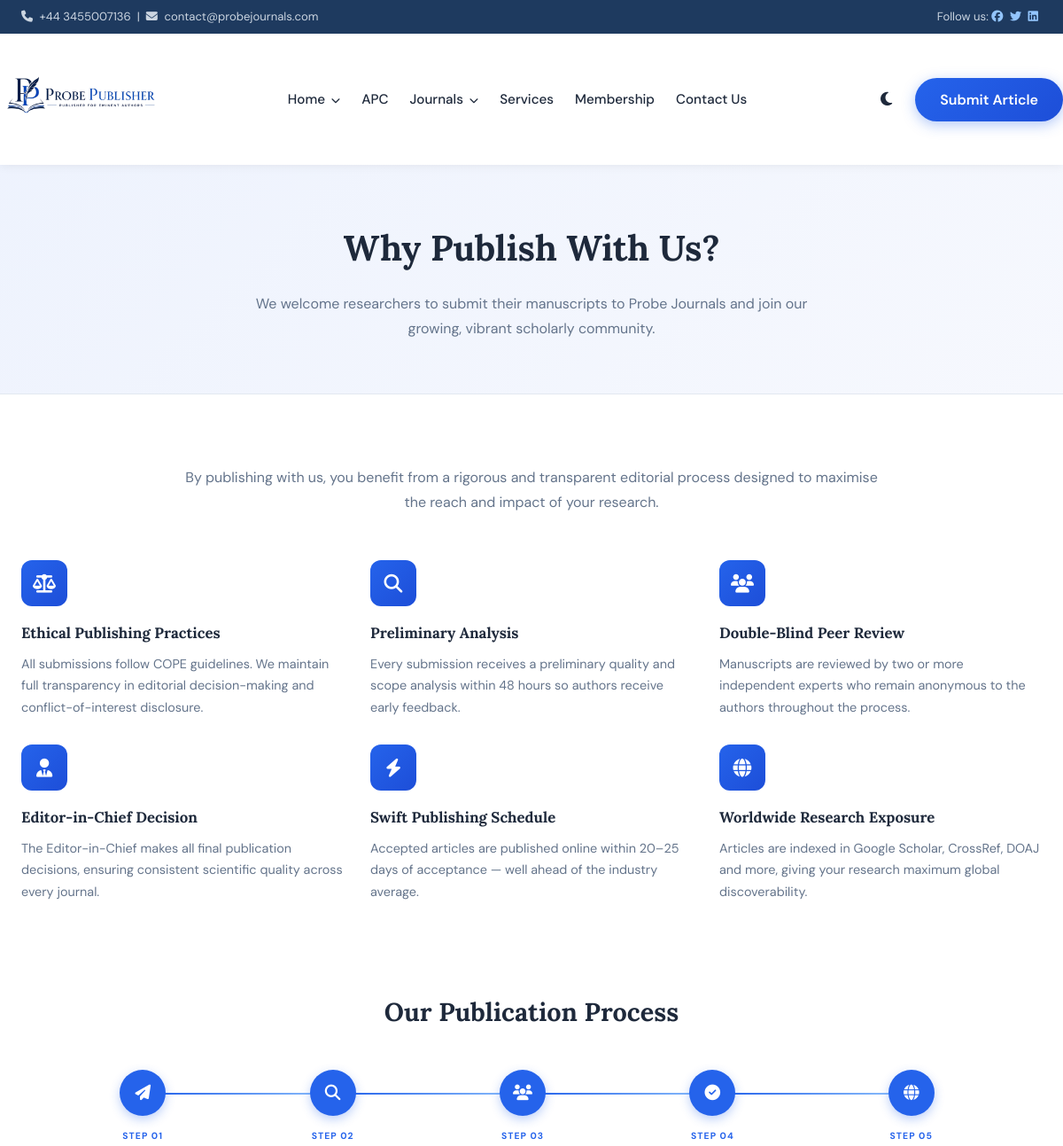
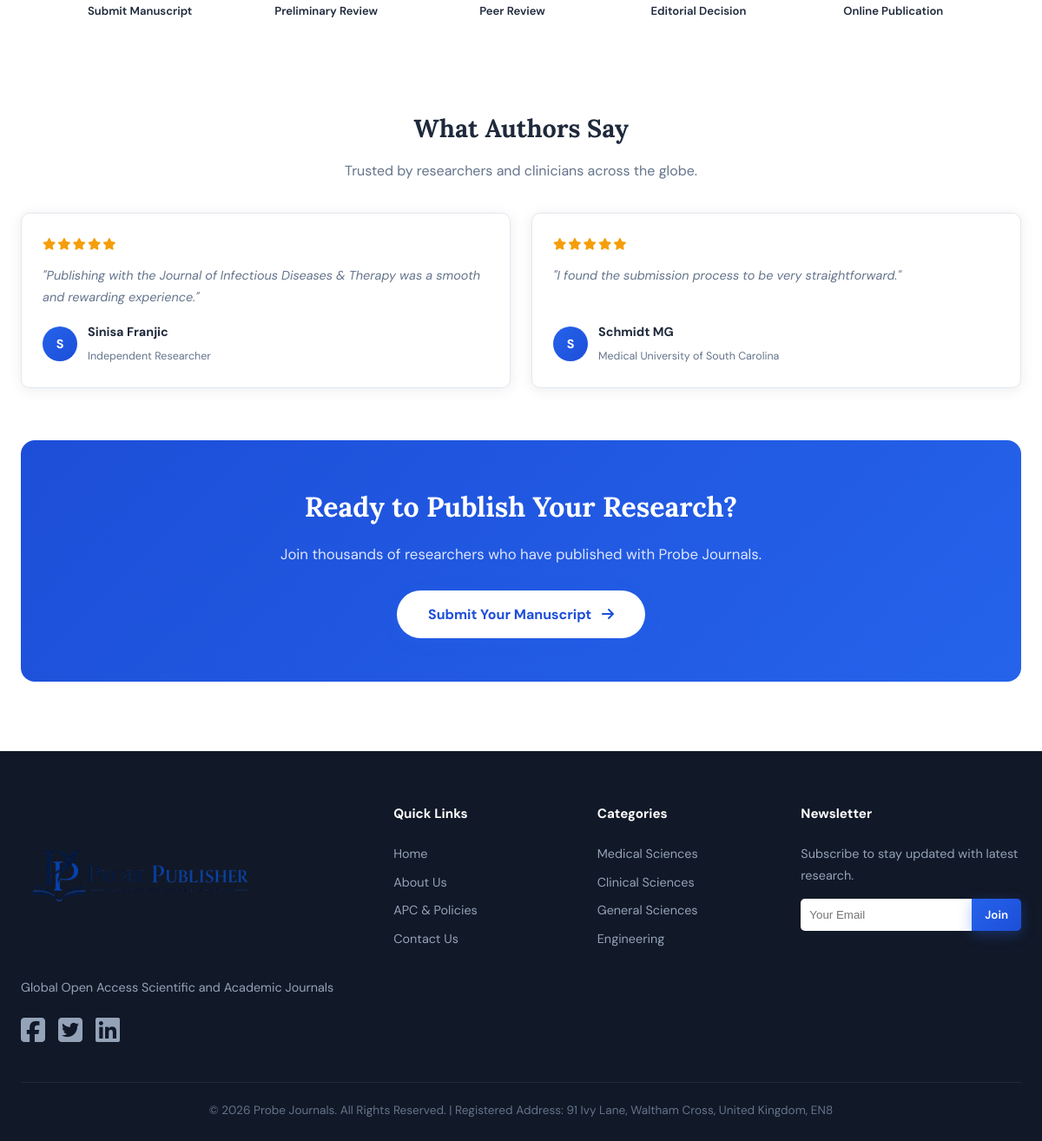
/services.php, run on the app's committed database (2 pictures, top to bottom).
### tables this page shows
CREATE TABLE IF NOT EXISTS site_settings (
  setting_key VARCHAR(100) PRIMARY KEY,
  setting_value TEXT,
  setting_label VARCHAR(255),
  setting_type ENUM('text','textarea','email','url','number','image') DEFAULT 'text'
);

CREATE TABLE IF NOT EXISTS testimonials (
  id INT AUTO_INCREMENT PRIMARY KEY,
  journal_id INT,
  reviewer_name VARCHAR(255) NOT NULL,
  reviewer_title VARCHAR(255),
  reviewer_institution VARCHAR(255),
  review_text TEXT NOT NULL,
  rating INT DEFAULT 5,
  is_active TINYINT DEFAULT 1,
  sort_order INT DEFAULT 0,
  created_at TIMESTAMP DEFAULT CURRENT_TIMESTAMP,
  FOREIGN KEY (journal_id) REFERENCES journals(id) ON DELETE SET NULL
);

### includes/functions.php (called while the page is built, shortened)
<?php
function getTestimonialsByJournal(?int $journalId = null): array {
    $db = getDB();
    try {
        if ($journalId === null) {
            $stmt = $db->prepare("SELECT * FROM testimonials WHERE journal_id IS NULL AND is_active = 1 ORDER BY sort_order ASC");
            $stmt->execute();
        } else {
            $stmt = $db->prepare("SELECT * FROM testimonials WHERE journal_id = ? AND is_active = 1 ORDER BY sort_order ASC");
            $stmt->execute([$journalId]);
        }
        return $stmt->fetchAll();
    } catch (PDOException $e) {
        return [];
    }
}
function getSiteSetting(string $key, string $default = ''): string {
    $db = getDB();
    $stmt = $db->prepare("SELECT setting_value FROM site_settings WHERE setting_key = ? LIMIT 1");
    $stmt->execute([$key]);
    $result = $stmt->fetch();
    return $result ? $result['setting_value'] : $default;
}

### public/services.php (the view, shortened to what this page needs)
<?php
require_once __DIR__ . '/../includes/header.php';
$testimonials = getTestimonialsByJournal();
?>
<section style="background: linear-gradient(135deg, rgba(37,99,235,0.08), rgba(29,78,216,0.04)); padding: 60px 0; border-bottom: 1px solid var(--border);">
    <div class="container">
        <h1 style="font-family: var(--font-serif); font-size: 2.5rem; margin-bottom: 15px; text-align: center;">Why Publish With Us?</h1>
        <p style="text-align: center; color: var(--muted); max-width: 650px; margin: 0 auto; line-height: 1.7;">
            We welcome researchers to submit their manuscripts to Probe Journals and join our growing, vibrant scholarly community.
        </p>
    </div>
</section>
<section style="padding: 80px 0;">
    <div class="container">
        <p style="max-width: 800px; margin: 0 auto 50px; text-align: center; color: var(--muted); line-height: 1.8;">
            By publishing with us, you benefit from a rigorous and transparent editorial process designed to maximise the reach and impact of your research.
        </p>
        <div style="display: grid; grid-template-columns: repeat(3, 1fr); gap: 30px; margin-bottom: 60px;">
            <?php
            $benefits = [
                ['icon' => 'fa-balance-scale', 'title' => 'Ethical Publishing Practices',    'text' => 'All submissions follow COPE guidelines. We maintain full transparency in editorial decision-making and conflict-of-interest disclosure.'],
                ['icon' => 'fa-search',         'title' => 'Preliminary Analysis',           'text' => 'Every submission receives a preliminary quality and scope analysis within 48 hours so authors receive early feedback.'],
                ['icon' => 'fa-users',          'title' => 'Double-Blind Peer Review',       'text' => 'Manuscripts are reviewed by two or more independent experts who remain anonymous to the authors throughout the process.'],
                ['icon' => 'fa-user-tie',       'title' => 'Editor-in-Chief Decision',       'text' => 'The Editor-in-Chief makes all final publication decisions, ensuring consistent scientific quality across every journal.'],
                ['icon' => 'fa-bolt',           'title' => 'Swift Publishing Schedule',      'text' => 'Accepted articles are published online within 20–25 days of acceptance — well ahead of the industry average.'],
                ['icon' => 'fa-globe',          'title' => 'Worldwide Research Exposure',    'text' => 'Articles are indexed in Google Scholar, CrossRef, DOAJ and more, giving your research maximum global discoverability.'],
            ];
            foreach ($benefits as $b):
            ?>
            <div class="neumorphic" style="display: flex; flex-direction: column; align-items: flex-start; gap: 16px;">
                <div style="width: 52px; height: 52px; background: linear-gradient(135deg, #2563eb, #1d4ed8); border-radius: 12px; display: flex; align-items: center; justify-content: center; flex-shrink: 0;">
                    <i class="fas <?php echo $b['icon']; ?>" style="color: white; font-size: 1.3rem;"></i>
                </div>
                <div>
                    <h3 style="font-size: 1.05rem; font-weight: 700; margin-bottom: 8px; color: var(--heading);"><?php echo $b['title']; ?></h3>
                    <p style="font-size: 0.9rem; color: var(--muted); line-height: 1.7; margin: 0;"><?php echo $b['text']; ?></p>
                </div>
            </div>
            <?php endforeach; ?>
        </div>
        <div class="neumorphic" style="padding: 40px; margin-bottom: 60px;">
            <h2 style="font-family: var(--font-serif); font-size: 1.8rem; text-align: center; margin-bottom: 40px;">Our Publication Process</h2>
            <div style="display: grid; grid-template-columns: repeat(5, 1fr); gap: 0; position: relative;">
                <?php
                $steps = [
                    ['num' => '01', 'icon' => 'fa-paper-plane', 'label' => 'Submit Manuscript'],
                    ['num' => '02', 'icon' => 'fa-search',       'label' => 'Preliminary Review'],
                    ['num' => '03', 'icon' => 'fa-users',        'label' => 'Peer Review'],
                    ['num' => '04', 'icon' => 'fa-check-circle', 'label' => 'Editorial Decision'],
                    ['num' => '05', 'icon' => 'fa-globe',        'label' => 'Online Publication'],
                ];
                foreach ($steps as $i => $step):
                ?>
                <div style="text-align: center; position: relative; <?php echo $i < 4 ? "padding-right: 20px;" : ""; ?>">
                    <?php if ($i < 4): ?>
                    <div style="position: absolute; top: 26px; left: 50%; right: -50%; height: 2px; background: linear-gradient(to right, #2563eb, #93c5fd); z-index: 0;"></div>
                    <?php endif; ?>
                    <div style="width: 52px; height: 52px; background: #2563eb; border-radius: 50%; margin: 0 auto 14px; display: flex; align-items: center; justify-content: center; position: relative; z-index: 1; box-shadow: 0 4px 12px rgba(37,99,235,0.3);">
                        <i class="fas <?php echo $step['icon']; ?>" style="color: white; font-size: 1.1rem;"></i>
                    </div>
                    <div style="font-size: 0.65rem; font-weight: 700; color: #2563eb; letter-spacing: 0.1em; margin-bottom: 4px;">STEP <?php echo $step['num']; ?></div>
                    <div style="font-size: 0.82rem; font-weight: 600; color: var(--heading);"><?php echo $step['label']; ?></div>
                </div>
                <?php endforeach; ?>
            </div>
        </div>
        <?php
        $displayTestimonials = !empty($testimonials) ? $testimonials : [
            ['reviewer_name' => 'Prof. Sarah Mitchell',  'reviewer_institution' => 'University of Edinburgh',  'reviewer_title' => 'Associate Professor', 'review_text' => 'As someone who reads a lot of digital content, ProbeJournals stands out. The articles are well-written, thoroughly researched, and intellectually engaging.'],
            ['reviewer_name' => 'Dr. James Thornton',    'reviewer_institution' => 'Johns Hopkins University', 'reviewer_title' => 'Research Scientist',    'review_text' => 'A rare space where knowledge meets clarity. ProbeJournals is ideal for anyone who wants to explore current issues in-depth without the noise.'],
            ['reviewer_name' => 'Dr. Priya Nair',        'reviewer_institution' => 'IIT Mumbai',               'reviewer_title' => 'Senior Researcher',      'review_text' => 'I love how ProbeJournals strikes a balance between academic depth and easy readability. It\'s my go-to for weekend reads.'],
            ['reviewer_name' => 'A. Okonkwo',            'reviewer_institution' => 'University of Lagos',      'reviewer_title' => 'PhD Candidate',          'review_text' => 'I stumbled on ProbeJournals while researching for a college paper, and now I\'m hooked. It\'s like having a library of insights at your fingertips.'],
        ];
        ?>
        <h2 style="font-family: var(--font-serif); font-size: 1.8rem; text-align: center; margin-bottom: 10px;">What Authors Say</h2>
        <p style="text-align: center; color: var(--muted); margin-bottom: 35px;">Trusted by researchers and clinicians across the globe.</p>
        <div style="display: grid; grid-template-columns: repeat(2, 1fr); gap: 24px;">
            <?php foreach (array_slice($displayTestimonials, 0, 4) as $t): ?>
            <div class="hp-testimonial-card">
                <div class="hp-testimonial-stars">
                    <i class="fas fa-star"></i><i class="fas fa-star"></i><i class="fas fa-star"></i><i class="fas fa-star"></i><i class="fas fa-star"></i>
                </div>
                <p class="hp-testimonial-text">"<?php echo htmlspecialchars($t['review_text']); ?>"</p>
                <div class="hp-testimonial-author">
                    <div class="hp-testimonial-avatar"><?php echo strtoupper(substr($t['reviewer_name'], 0, 1)); ?></div>
                    <div>
                        <strong><?php echo htmlspecialchars($t['reviewer_name']); ?></strong>
                        <span><?php echo htmlspecialchars($t['reviewer_institution']); ?></span>
                    </div>
                </div>
            </div>
            <?php endforeach; ?>
        </div>
        <div style="text-align: center; margin-top: 60px; padding: 50px; background: linear-gradient(135deg, #1d4ed8, #2563eb); border-radius: 16px; color: white;">
            <h2 style="font-family: var(--font-serif); font-size: 2rem; color: white; margin-bottom: 12px;">Ready to Publish Your Research?</h2>
            <p style="color: rgba(255,255,255,0.85); margin-bottom: 28px; font-size: 1.05rem;">Join thousands of researchers who have published with Probe Journals.</p>
            <a href="<?php echo SITE_URL; ?>/submissions.php" class="btn btn-primary" style="background: white; color: #1d4ed8; font-weight: 700; padding: 14px 36px; font-size: 1rem;">
                Submit Your Manuscript <i class="fas fa-arrow-right" style="margin-left: 8px;"></i>
            </a>
        </div>
    </div>
</section>
<?php require_once __DIR__ . '/../includes/footer.php'; ?>

### includes/header.php (shortened to what this page needs)
<?php
require_once __DIR__ . '/functions.php';
?>
<!DOCTYPE html>
<html lang="en">
<head>
    <link rel="stylesheet" href="https://cdnjs.cloudflare.com/ajax/libs/font-awesome/6.5.1/css/all.min.css">
    <link rel="stylesheet" href="<?php echo SITE_URL; ?>/assets/css/main.css">
</head>
<body class="<?php echo isset($body_class) ? $body_class : ''; ?>">
<header>
    <div class="top-bar">
        <div class="container" style="display: flex; justify-content: space-between;">
            <div>
                <i class="fas fa-phone"></i> <?php echo getSiteSetting('phone'); ?> &nbsp;|&nbsp;
                <i class="fas fa-envelope"></i> <?php echo getSiteSetting('contact_email'); ?>
            </div>
            <div>
                Follow us:
                <a href="#"><i class="fab fa-facebook"></i></a>
                <a href="#"><i class="fab fa-twitter"></i></a>
                <a href="#"><i class="fab fa-linkedin"></i></a>
            </div>
        </div>
    </div>
    <div class="container nav-container">
        <a href="<?php echo SITE_URL; ?>" class="logo">
            <img src="<?php echo SITE_URL; ?>/assets/img/probe_publisher_header_v1-removebg-preview.png" alt="<?php echo SITE_NAME; ?>" style="height: 120px; width: auto;">
        </a>
        <nav id="main-nav">
            <ul>
                <li class="dropdown">
                    <a href="<?php echo SITE_URL; ?>">
                        Home <i class="fas fa-chevron-down dropdown-chevron"></i>
                    </a>
                </li>
                <li><a href="<?php echo SITE_URL; ?>/apc.php">APC</a></li>
                <li class="dropdown mega-dropdown">
                    <a href="<?php echo SITE_URL; ?>/list-of-journals.php">
                        Journals <i class="fas fa-chevron-down dropdown-chevron"></i>
                    </a>
                </li>
                <li><a href="<?php echo SITE_URL; ?>/services.php">Services</a></li>
                <li><a href="<?php echo SITE_URL; ?>/membership.php">Membership</a></li>
                <li><a href="<?php echo SITE_URL; ?>/contact.php">Contact Us</a></li>
            </ul>
        </nav>
        <div style="display: flex; align-items: center; gap: 20px;">
            <button class="theme-toggle" id="theme-toggle" title="Toggle Dark Mode">
                <i class="fas fa-moon"></i>
            </button>
            <a href="<?php echo SITE_URL; ?>/submissions.php" class="btn btn-primary">Submit Article</a>
        </div>
    </div>
</header>
<main>

### includes/footer.php (shortened to what this page needs)
</main>
<footer>
    <div class="container">
        <div class="footer-grid">
            <div class="footer-about">
                <img src="<?php echo SITE_URL; ?>/assets/img/probe_publisher_header_v1-removebg-preview.png" alt="<?php echo SITE_NAME; ?>" style="height: 180px; width: auto; margin-bottom: 20px;">
                <p style="color: #94a3b8; font-size: 0.9rem;">
                    <?php echo getSiteSetting('site_tagline'); ?>
                </p>
                <div style="margin-top: 20px; display: flex; gap: 15px;">
                    <a href="#"><i class="fab fa-facebook-square fa-2x"></i></a>
                    <a href="#"><i class="fab fa-twitter-square fa-2x"></i></a>
                    <a href="#"><i class="fab fa-linkedin fa-2x"></i></a>
                </div>
            </div>
            <div class="footer-links">
                <h3 style="color: white; margin-bottom: 20px;">Quick Links</h3>
                <ul style="color: #94a3b8; font-size: 0.9rem;">
                    <li><a href="<?php echo SITE_URL; ?>">Home</a></li>
                    <li><a href="<?php echo SITE_URL; ?>/about.php">About Us</a></li>
                    <li><a href="<?php echo SITE_URL; ?>/apc.php">APC & Policies</a></li>
                    <li><a href="<?php echo SITE_URL; ?>/contact.php">Contact Us</a></li>
                </ul>
            </div>
            <div class="footer-categories">
                <h3 style="color: white; margin-bottom: 20px;">Categories</h3>
                <ul style="color: #94a3b8; font-size: 0.9rem;">
                    <li><a href="#">Medical Sciences</a></li>
                    <li><a href="#">Clinical Sciences</a></li>
                    <li><a href="#">General Sciences</a></li>
                    <li><a href="#">Engineering</a></li>
                </ul>
            </div>
            <div class="footer-newsletter">
                <h3 style="color: white; margin-bottom: 20px;">Newsletter</h3>
                <p style="color: #94a3b8; font-size: 0.9rem; margin-bottom: 15px;">Subscribe to stay updated with latest research.</p>
                <form action="#" method="POST" style="display: flex;">
                    <input type="email" placeholder="Your Email" style="flex: 1; padding: 10px; border-radius: 5px 0 0 5px; border: none;">
                    <button type="submit" class="btn btn-primary" style="padding: 10px 15px; border-radius: 0 5px 5px 0;">Join</button>
                </form>
            </div>
        </div>
        <div class="footer-bottom">
            <p>&copy; <?php echo date('Y'); ?> <?php echo SITE_NAME; ?>. All Rights Reserved. | Registered Address: <?php echo getSiteSetting('address_registered'); ?></p>
        </div>
    </div>
</footer>
</body>
</html>

### data on the page
site_settings: setting_value "+44 3455007136"
site_settings: setting_value "contact@probejournals.com"
testimonials: review_text "Publishing with the Journal of Infectious Diseases & Therapy was a smooth and rewarding experience.", reviewer_name "S", reviewer_name "Sinisa Franjic", reviewer_institution "Independent Researcher"
testimonials: review_text "I found the submission process to be very straightforward.", reviewer_name "S", reviewer_name "Schmidt MG", reviewer_institution "Medical University of South Carolina"
site_settings: setting_value "Global Open Access Scientific and Academic Journals"
site_settings: setting_value "91 Ivy Lane, Waltham Cross, United Kingdom, EN8"

### other printed values
$b['title'] "Ethical Publishing Practices"
$b['text'] "All submissions follow COPE guidelines. We maintain full transparency in editorial decision-making and conflict-of-interest disclosure."
$b['title'] "Preliminary Analysis"
$b['text'] "Every submission receives a preliminary quality and scope analysis within 48 hours so authors receive early feedback."
$b['title'] "Double-Blind Peer Review"
$b['text'] "Manuscripts are reviewed by two or more independent experts who remain anonymous to the authors throughout the process."
$b['title'] "Editor-in-Chief Decision"
$b['text'] "The Editor-in-Chief makes all final publication decisions, ensuring consistent scientific quality across every journal."
$b['title'] "Swift Publishing Schedule"
$b['text'] "Accepted articles are published online within 20–25 days of acceptance — well ahead of the industry average."
$b['title'] "Worldwide Research Exposure"
$b['text'] "Articles are indexed in Google Scholar, CrossRef, DOAJ and more, giving your research maximum global discoverability."
$step['num'] "01"
$step['label'] "Submit Manuscript"
$step['num'] "02"
